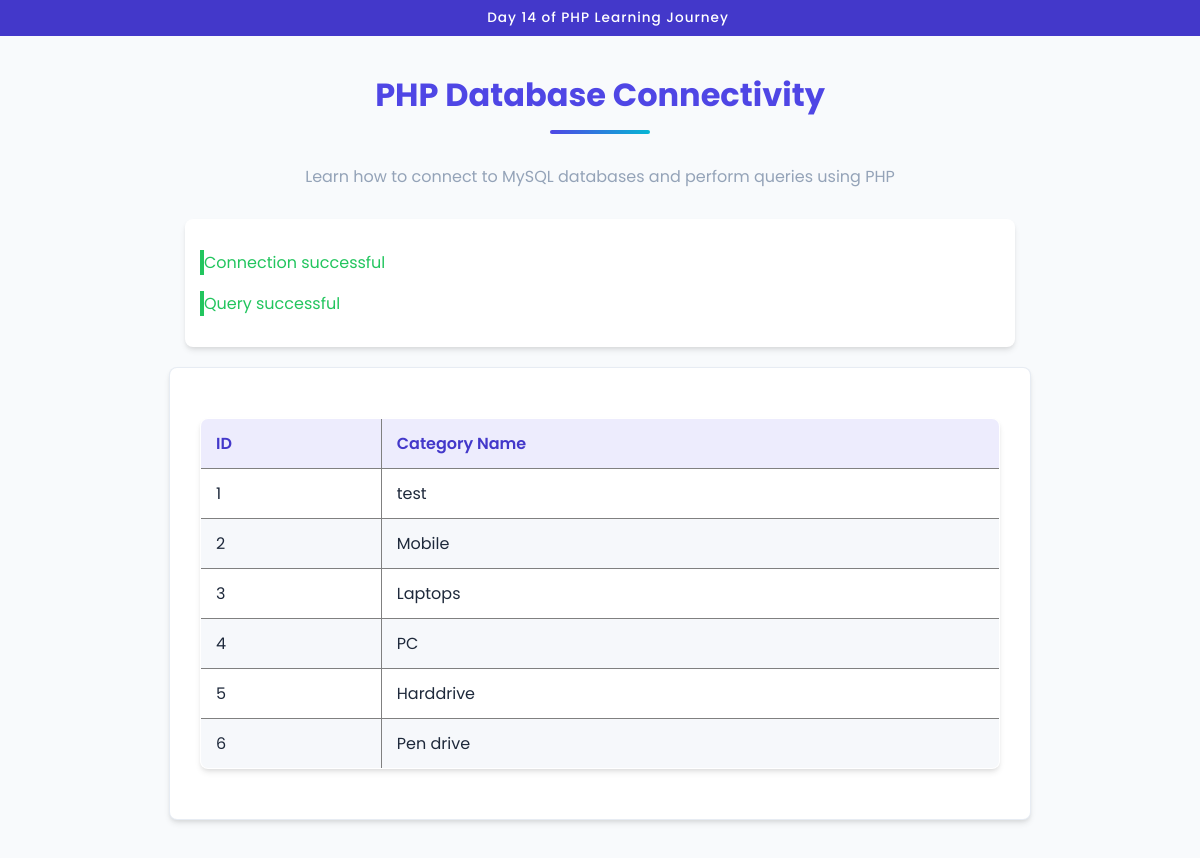
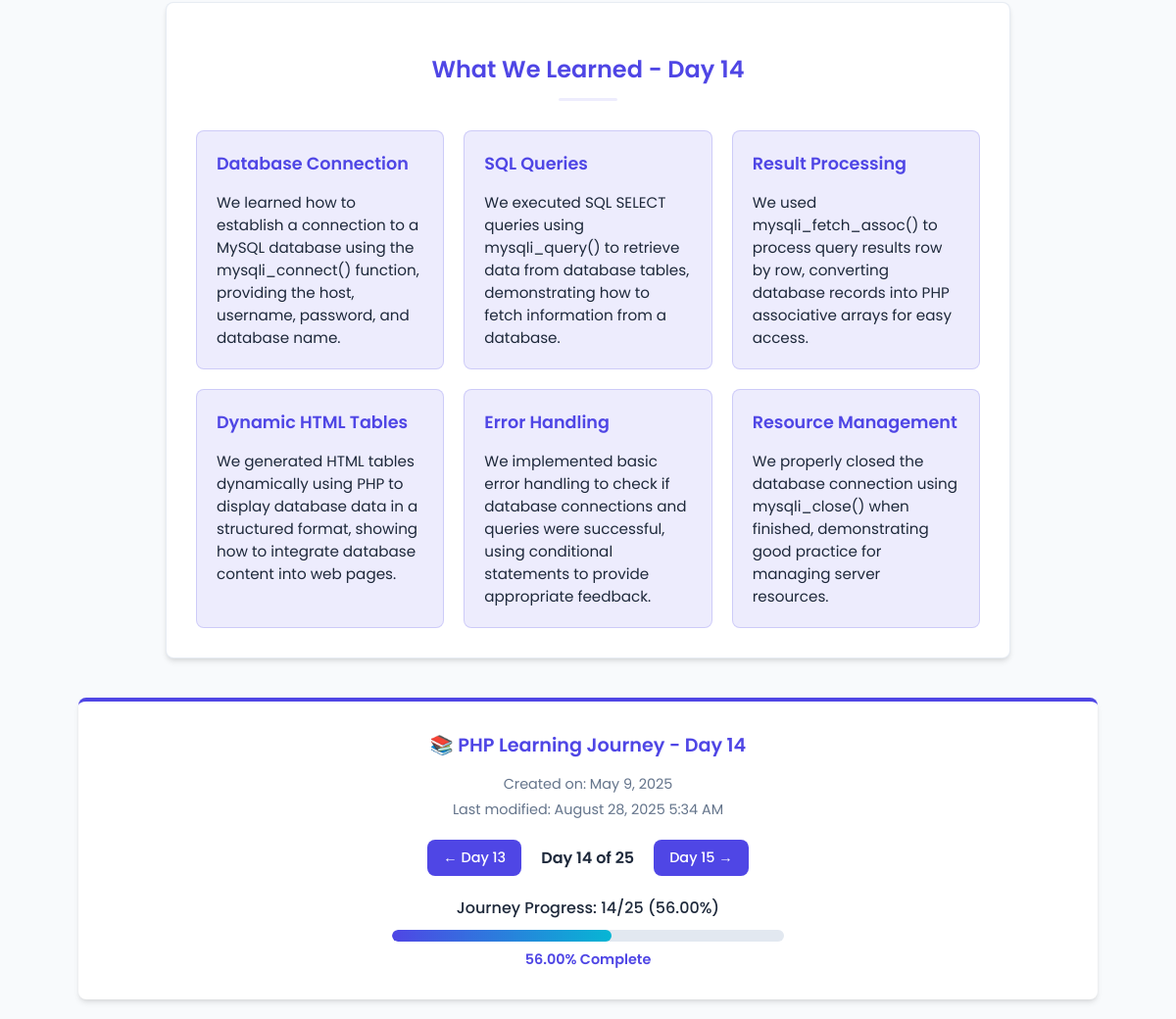
The page /Day_14.php on the database its author committed (2 pictures, top to bottom).
### tables this page shows
CREATE TABLE `category` (
  `id` int(11) NOT NULL,
  `category_name` varchar(100) NOT NULL,
  `status` tinyint(4) NOT NULL DEFAULT 0
);

### Day_14.php (the view, shortened to what this page needs)
<?php
$conn = db();
if ($conn->connect_error) {
    $connection_status = "<p class='error'>Connection failed: " . $conn->connect_error . "</p>";
} else {
    $connection_status = "<p class='success'>Connection successful</p>";
    $query = "SELECT * FROM `category`";
    $result = $conn->query($query);
    if (!$result) {
        $query_status = "<p class='error'>Query failed: " . $conn->error . "</p>";
    } else {
        $query_status = "<p class='success'>Query successful</p>";
    }
}
?>
<!DOCTYPE html>
<html lang="en">
<head>
</head>
<body>
        <div class="day-indicator">Day 14 of PHP Learning Journey</div>
    <h1>PHP Database Connectivity</h1>
    <p class="subtitle">Learn how to connect to MySQL databases and perform queries using PHP</p>
    <div class="connection-status">
        <?php
        echo $connection_status;
        if (isset($query_status)) {
            echo $query_status;
        }
        ?>
    </div>
    <div class="container">
        <?php
        if (isset($result) && $result->num_rows > 0) {
            echo "<table border='1'>
                <thead>
                    <tr>
                        <th>ID</th>
                        <th>Category Name</th>
                    </tr>
                </thead>
                <tbody>";
            while ($row = $result->fetch_assoc()) {
                echo "<tr>
                    <td>" . $row["id"] . "</td>
                    <td>" . $row["category_name"] . "</td>
                </tr>";
            }
            echo "</tbody></table>";
        } else {
            echo "<p>No categories found in the database.</p>";
        }
        ?>
    </div>
    <div class="learning-section">
        <h2 class="learning-title">What We Learned - Day 14</h2>
        <div class="learning-grid">
            <div class="learning-card">
                <h3>Database Connection</h3>
                <p>We learned how to establish a connection to a MySQL database using the mysqli_connect() function, providing the host, username, password, and database name.</p>
            </div>
            <div class="learning-card">
                <h3>SQL Queries</h3>
                <p>We executed SQL SELECT queries using mysqli_query() to retrieve data from database tables, demonstrating how to fetch information from a database.</p>
            </div>
            <div class="learning-card">
                <h3>Result Processing</h3>
                <p>We used mysqli_fetch_assoc() to process query results row by row, converting database records into PHP associative arrays for easy access.</p>
            </div>
            <div class="learning-card">
                <h3>Dynamic HTML Tables</h3>
                <p>We generated HTML tables dynamically using PHP to display database data in a structured format, showing how to integrate database content into web pages.</p>
            </div>
            <div class="learning-card">
                <h3>Error Handling</h3>
                <p>We implemented basic error handling to check if database connections and queries were successful, using conditional statements to provide appropriate feedback.</p>
            </div>
            <div class="learning-card">
                <h3>Resource Management</h3>
                <p>We properly closed the database connection using mysqli_close() when finished, demonstrating good practice for managing server resources.</p>
            </div>
        </div>
    </div>
    <div class="footer">
        <div class="footer-title">
            📚 PHP Learning Journey - Day 14
        </div>
        <div class="footer-dates">
            <p>Created on: May 9, 2025</p>
            <p>Last modified: <?= date("F j, Y g:i A") ?></p>
        </div>
        <div class="navigation">
            <a href="Day_13.php" class="nav-btn">← Day 13</a>
            <span class="day-counter">Day 14 of 25</span>
            <a href="Day_15.php" class="nav-btn">Day 15 →</a>
        </div>
        <div class="progress-section">
            <div class="progress-text">Journey Progress: 14/25 (56.00%)</div>
            <div class="progress-bar">
                <div class="progress-fill" style="width: 56.00%"></div>
            </div>
            <div class="progress-percentage">56.00% Complete</div>
        </div>
    </div>
</body>
</html>

### rows shown on the page
category: id "1", category_name "test"
category: id "2", category_name "Mobile"
category: id "3", category_name "Laptops"
category: id "4", category_name "PC"
category: id "5", category_name "Harddrive"
category: id "6", category_name "Pen drive"
